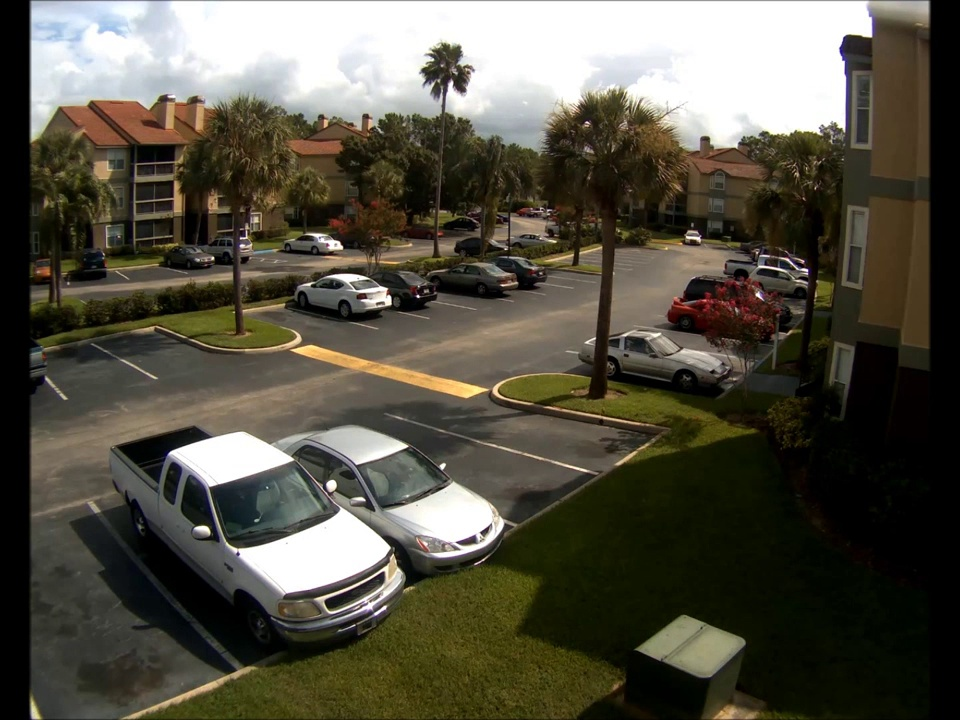
#> input picture images/image.jpg, 960 x 720 px
$ python detect_cars.py   (Python 2 division)
#> lines starting #> are read from the running program, lines starting #| are printed output that depends on the picture
### loadCoordinates.py
import cv2
import numpy as np
class loadCo:

    f = open('coordinates.txt','r')

    def output(self):

        points = self.f.read()

        s = points.split()
        arr = []
        for a in s:
            arr.append(int(a))

        main = []
        count = 0
        for i in arr:
            if count == 0:
                x1 = i
            elif count == 1:
                y1 = i
            elif count == 2:
                x2 = i
            elif count == 3:
                y2 = i
            elif count == 4:
                x3 = i
            elif count == 5:
                y3 = i
            elif count == 6:
                x4 = i
            elif count == 7:
                y4 = i
                main.append(((x1, y1), (x2, y2), (x3, y3), (x4, y4)))
                count = -1
            count = count + 1

        return main


# c = loadCo()
# print c.output()

### detect_cars.py
import cv2
import numpy as np
from loadCoordinates import loadCo

c = loadCo()
main = c.output()

# Read a image
I = cv2.imread('images/image.jpg')
#> I is the input picture: shape (720, 960, 3); mean B, G, R 69.3, 82, 85.6

count = 0
# Define the polygon coordinates to use or the crop
for m in main:
    polygon = m

    # First find the minX minY maxX and maxY of the polygon
    minX = I.shape[1]
    maxX = -1
    minY = I.shape[0]
    maxY = -1
    for point in polygon:
        x = point[0]
        y = point[1]

        if x < minX:
            minX = x
        if x > maxX:
            maxX = x
        if y < minY:
            minY = y
        if y > maxY:
            maxY = y

    # Go over the points in the image if thay are out side of the emclosing rectangle put zero
    # if not check if thay are inside the polygon or not
    cropedImage = np.zeros_like(I)
    for y in range(0,I.shape[0]):
        for x in range(0, I.shape[1]):

            if x < minX or x > maxX or y < minY or y > maxY:
                continue

            if cv2.pointPolygonTest(np.asarray(polygon),(x,y),False) >= 0:
                cropedImage[y, x, 0] = I[y, x, 0]
                cropedImage[y, x, 1] = I[y, x, 1]
                cropedImage[y, x, 2] = I[y, x, 2]

    # Now we can crop again just the envloping rectangle
    finalImage = cropedImage[minY:maxY,minX:maxX]
    print finalImage
    print 'finish'
    cascade_src = 'cars.xml'

    # #font
    font = cv2.FONT_HERSHEY_SIMPLEX

    # #load trained data
    car_cascade = cv2.CascadeClassifier(cascade_src)


    gray = cv2.cvtColor(finalImage, cv2.COLOR_BGR2GRAY)

    # gussian blure to remove unnecessary noise
    blur_gray = cv2.GaussianBlur(src=gray, ksize=(5, 5), sigmaX=0)

    cars = car_cascade.detectMultiScale(blur_gray, 1.1, 1)

    i = 0
    cars_det = []
    for (x,y,w,h) in cars:
        i = i+1
        cars_det.append((i))
        print i

    print cars_det
    cv2.imshow('video', blur_gray)
    n = 'manish'+str(count)+'.jpg'
    cv2.imwrite(n,blur_gray)
    count = count + 1
#> this loop made 7 passes
#> pass 1, `cv2.imshow('video', blur_gray)`:
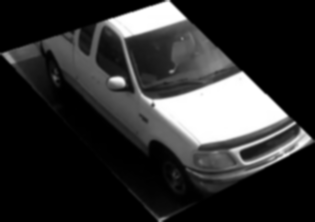
#> window 'video': shape (222, 315); min 0, max 255, mean 48.1
#> pass 2, `cv2.imshow('video', blur_gray)`:
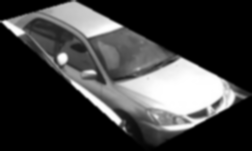
#> window 'video': shape (151, 252); min 0, max 255, mean 63.4
#> after the loop, count = 7

cv2.waitKey(0)
cv2.destroyAllWindows()
